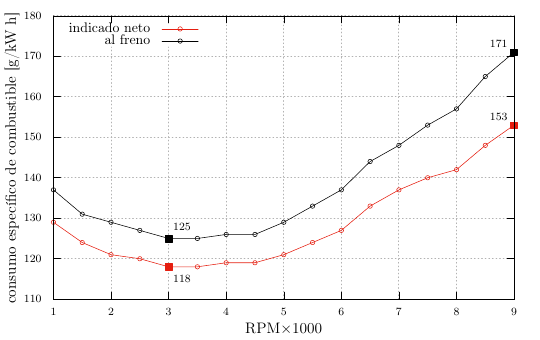

gnuplot code for this plot:
ifile = 'segunda_iter.dat'
ofile = 'sfc.tex'

set terminal tikz standalone color size 13cm,8cm
set termoption dash
set output ofile

set label 1 at 3,115 "$118$" font ',8'
set label 2 at 3,118 "" point pt 5 lc 7 ps 1.5
set label 3 at 3,128 "$125$" font ',8'
set label 4 at 3,125 "" point pt 5 lc -1 ps 1.5
set label 5 at 8.5,173 "$171$" font ',8'
set label 6 at 9,171 "" point pt 5 lc -1 ps 1.5
set label 7 at 8.5,155 "$153$" font ',8'
set label 8 at 9,153 "" point pt 5 lc 7 ps 1.5

set grid lw 1.5
set key top left

set autoscale xfixmax

set tics font ",8"
set xlabel "RPM$\\times$1000" font ",11"
set ylabel "consumo específico de combustible [g/kW h]" font ",11"

set lmargin at screen 0.05
set rmargin at screen 0.95
set bmargin at screen 0.05
set tmargin at screen 0.95
plot ifile using ($1/1000):8 lt 6 lc 7 w lp t 'indicado neto', \
     ifile using ($1/1000):9 lt 6 lc -1 w lp t 'al freno'
